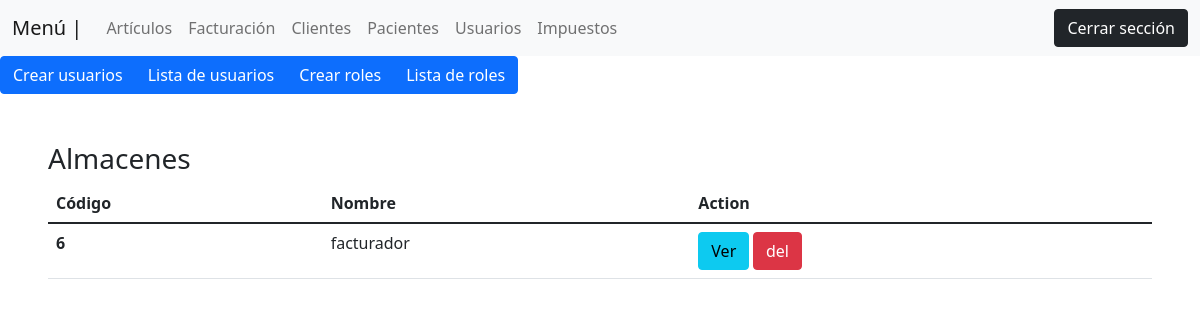
Before: /views/lista_roles.php (signed in) with the older database file.
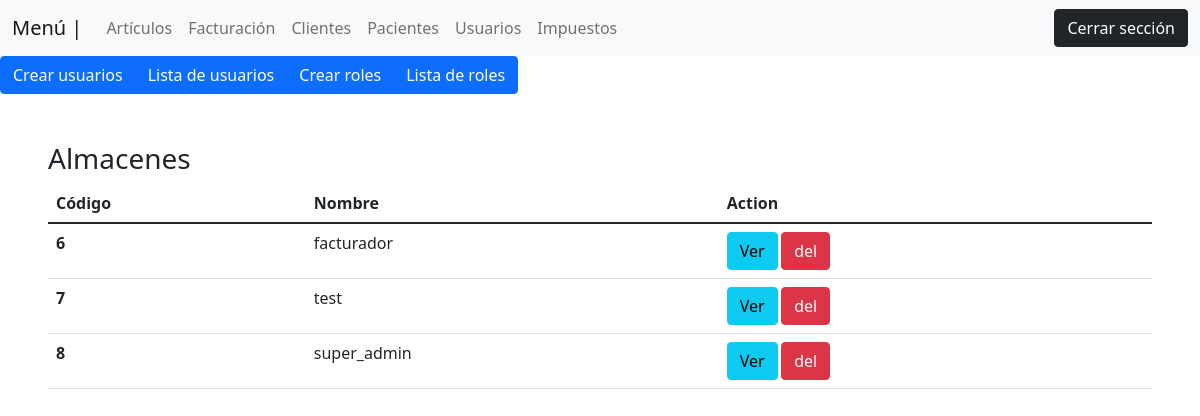
After: the same page with the newer database file.
### tables this page shows
CREATE TABLE `roles_y_permisos` (
  `id` int(11) NOT NULL,
  `rol` varchar(100) NOT NULL,
  `crear_articulos` int(1) NOT NULL DEFAULT 1,
  `modificar_articulos` int(1) NOT NULL DEFAULT 1,
  `eliminar_articulo` int(1) NOT NULL DEFAULT 1,
  `cargar_cantidades_a_inventario` int(1) NOT NULL DEFAULT 1,
  `retornar_articulos_en_movimiento` int(1) NOT NULL DEFAULT 1,
  `pasar_inventario` int(1) NOT NULL DEFAULT 1,
  `ver_articulos_en_movimiento` int(1) NOT NULL DEFAULT 1,
  `crear_almacenes` int(1) NOT NULL DEFAULT 1,
  `modificar_almacenes` int(1) NOT NULL DEFAULT 1,
  `eliminar_almacenes` int(1) NOT NULL DEFAULT 1,
  `crear_categorias` int(1) NOT NULL DEFAULT 1,
  `modificar_categorias` int(1) NOT NULL DEFAULT 1,
  `eliminar_categorias` int(1) NOT NULL DEFAULT 1,
  `ver_categorias` int(1) NOT NULL DEFAULT 1,
  `facturar` int(1) NOT NULL DEFAULT 1,
  `reporte` int(1) NOT NULL DEFAULT 1,
  `cuadre_caja` int(1) NOT NULL DEFAULT 1,
  `devoluciones` int(1) NOT NULL DEFAULT 1,
  `venta_en_espera` int(1) NOT NULL DEFAULT 1,
  `retomar_venta_en_espera` int(1) NOT NULL DEFAULT 1,
  `crear_clientes` int(1) NOT NULL DEFAULT 1,
  `modificar_clientes` int(1) NOT NULL DEFAULT 1,
  `eliminar_clientes` int(1) NOT NULL DEFAULT 1,
  `crear_roles` int(1) NOT NULL DEFAULT 1,
  `modificar_roles` int(1) NOT NULL DEFAULT 1,
  `eliminar_roles` int(1) NOT NULL DEFAULT 1,
  `crear_usuarios` int(1) NOT NULL DEFAULT 1,
  `modificar_usuarios` int(1) NOT NULL DEFAULT 1,
  `eliminar_usuarios` int(1) NOT NULL DEFAULT 1,
  `crear_codigo_impuestos` int(1) NOT NULL DEFAULT 1,
  `modificar_codigo_impuestos` int(1) NOT NULL DEFAULT 1,
  `eliminar_codigo_impuestos` int(1) NOT NULL DEFAULT 1,
  `modificar_comprobantes` int(1) NOT NULL DEFAULT 1,
  `fecha_creacion` timestamp NOT NULL DEFAULT current_timestamp() ON UPDATE current_timestamp(),
  `creado_por` varchar(100) NOT NULL DEFAULT 'System',
  `fecha_modificacion` date DEFAULT NULL,
  `modificado_por` varchar(100) DEFAULT NULL,
  `fecha_borrado` date DEFAULT NULL,
  `borrado_por` varchar(100) DEFAULT NULL
);

### views/lista_roles.php (the view)
<?php
 include('plantilla/menu_top.php');
 include('plantilla/menu_usuarios.php');
 include('../backend/inventario/listas_articulos.php');
 $consulta_roles = "SELECT id, rol FROM roles_y_permisos where borrado_por is null";
 $query_roles = $conexion->query($consulta_roles);
?>
<div class="p-5">
  <h3>Almacenes</h3>
        <div class="col-md-12">
        <table class="table">
  <thead>
    <tr>
      <th scope="col">Código</th>
      <th scope="col">Nombre</th>
      <th scope="col">Action</th>
    </tr>
  </thead>
  <tbody>
      <?php
        while($roles = $query_roles->fetch_assoc()){
        ?>
            <tr>
                <th scope="row"><?php echo $roles["id"] ?></th>
                <td><?php echo $roles["rol"] ?></td>
                <td>
                    <small>
                        <button class="btn btn-info">Ver</button>
                        <button class= "btn btn-danger">del</button>
                    </small>
                </td>
            </tr>
        <?php
        }
      ?>
  </tbody>
</table>
        </div>
</div>

Changed rows visible on the page:
added roles_y_permisos: id "7", rol "test"
added roles_y_permisos: id "8", rol "super_admin"
